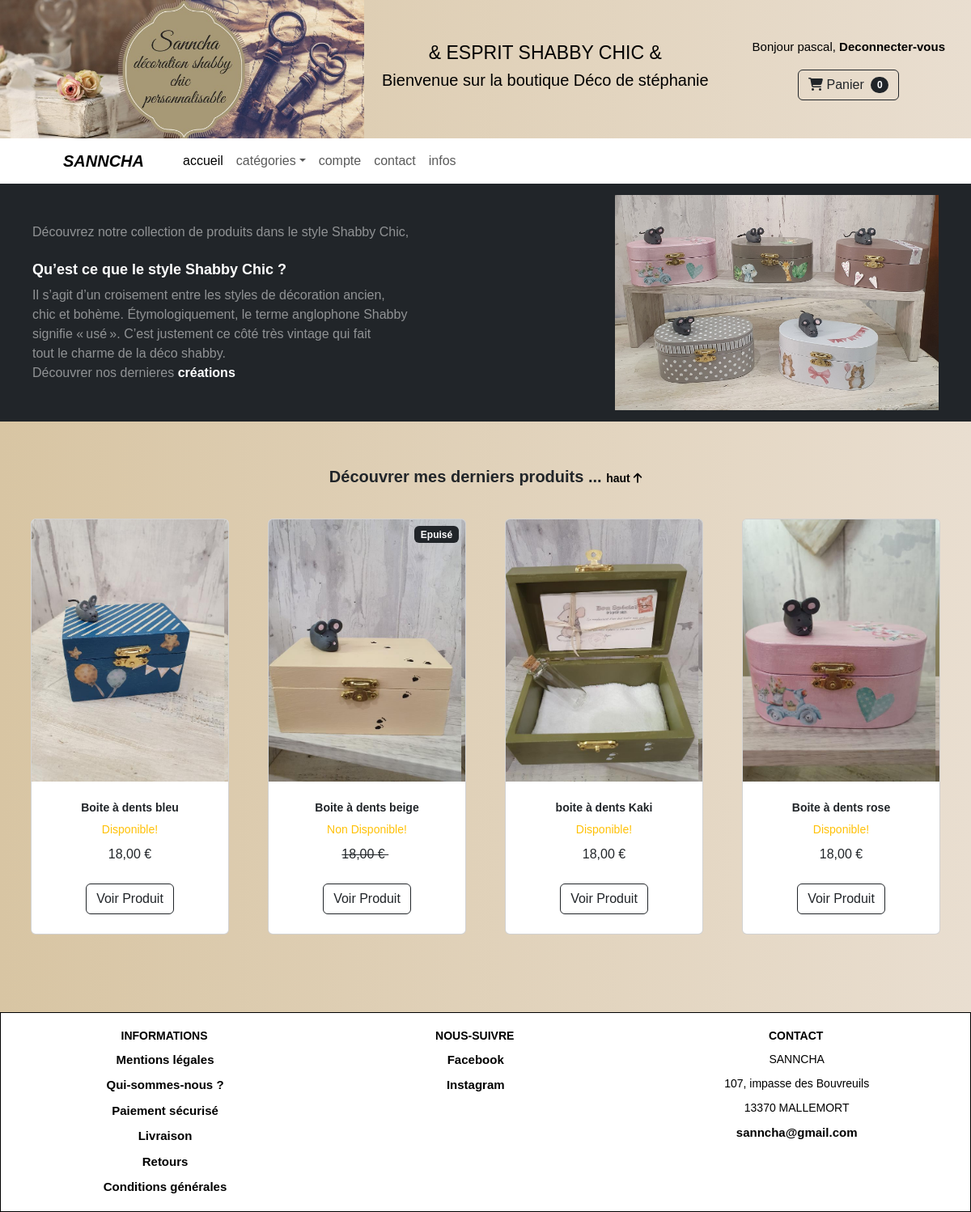
Screenshot of /store/ (signed in) with the database file from the repository.
### product/models.py (models this page shows, shortened)
class Product(models.Model):
	category = models.ForeignKey(
			Category,
			related_name="products",
			on_delete=models.CASCADE,
	)
	name = models.CharField(max_length=150)
	slug = models.SlugField(max_length=150)
	image = models.ImageField(upload_to='uploads/product/', blank=True)
	description = models.CharField(max_length=250, default='', blank=True, null=True)
	price = models.DecimalField(default=0, decimal_places=2, max_digits=6)
	available = models.BooleanField(default=True)
	created = models.DateTimeField(auto_now_add=True)
	updated = models.DateTimeField(auto_now=True)
	quantity = models.IntegerField(default=0)
	max_width = 800

### store/views.py (the view)
# urls.py: path("", home, name="home"),
def home(request):
	products = Product.objects.all()[:4]
	for prod in products:
		print(prod.image)
	return render(request, 'store/home.html', {"products": products})

### cart/cart.py (called while the page is built)
	def __len__(self):
		return sum(item['quantity'] for item in self.cart.values())

### cart/context_processors.py (called while the page is built)
def cart(request):
	return {'cart': Cart(request)}

### store/templates/store/home.html (shortened to what this page needs)
{% extends 'base.html' %}
{% load static %}
{% block css %}
    <link rel="stylesheet"
          type="text/css"
          href="{% static 'css/style.css' %}">
{% endblock css %}
{% block content %}
        <div class="home-info">
            <header class="bg-dark py-1">
                <div class="container">
                    <div class="text-left" style="color: white;">
                        <p class="lead fw-normal text-white-50 mb-0" style="font-size: 16px;">Découvrez notre collection de produits dans le style Shabby Chic,</p><br/>
                        <h3>Qu’est ce que le style Shabby Chic ?</h3>
                        <p class="lead fw-normal text-white-50 mb-0" style="font-size: 16px;">Il s’agit d’un croisement entre les styles de décoration ancien,</p>
                        <p class="lead fw-normal text-white-50 mb-0" style="font-size: 16px;">chic et bohème. Étymologiquement, le terme anglophone Shabby</p>
                        <p class="lead fw-normal text-white-50 mb-0" style="font-size: 16px;">signifie « usé ». C’est justement ce côté très vintage qui fait</p>
                        <p class="lead fw-normal text-white-50 mb-0" style="font-size: 16px;">tout le charme de la déco shabby.</p>
                        <p class="lead fw-normal text-white-50 mb-0" style="font-size: 16px;">Découvrer nos dernieres <a href="#new-prod" style="color: white;">créations</a></p>
                    </div>
                    <div class="text-right text-white">
                        <img src="{% static 'assets/photo_index1.jpg' %}">
                    </div>
                </div>
            </header>
        </div>
        <div id="new-prod">
            <section class="py-5">
                <div class="container px-2 px-lg-2 mt-2">
                    <h2 style="text-align: center; font-weight: 600; margin-bottom: 40px;">
                        Découvrer mes derniers produits ...
                        <a href="#navbar" style="font-size: 14px;">  haut <i class="fa-solid fa-arrow-up"></i></a>
                    </h2>
                    <div class="row gx-4 gx-lg-5 row-cols-2 row-cols-md-3 row-cols-xl-4 justify-content-center">
                    {% for product in products %}
                        {% if not product.available %}
                        <div class="col mb-5">
                            <div class="card h-100">
                                <div class="badge bg-dark text-white position-absolute" style="top: 0.5rem; right: 0.5rem">Epuisé</div>
                                {% if product.image %}
                                    <img class="card-img-top" src="{{ product.image.url }}">
                                {% else %}
                                    <img class="card-img-top" src="{% static 'assets/no_image.png' %}" alt="">
                                {% endif %}
                                <div class="card-body p-4">
                                    <div class="text-center">
                                        <h5 class="fw-bolder">{{ product.name }}</h5>
                                        <div class="d-flex justify-content-center small text-warning mb-2">
                                            &nbsp;&nbsp;Non Disponible!&nbsp;&nbsp;
                                        </div>
                                        <strike>
                                        {{ product.price }} €
                                        </strike>
                                    </div>
                                </div>
                                <div class="card-footer p-4 pt-0 border-top-0 bg-transparent">
                                    <div class="text-center">
                                        <a class="btn btn-outline-dark mt-auto" href="{% url 'product' product.id  %}#product">Voir Produit</a>
                                    </div>
                                </div>
                            </div>
                        </div>
                        {% else %}
                    <div class="col mb-5">
                            <div class="card h-100">
                                {% if product.image %}
                                    <img class="card-img-top" src="{{ product.image.url }}">
                                {% else %}
                                    <img class="card-img-top" src="{% static 'assets/no_image.png' %}" alt="">
                                {% endif %}
                                <div class="card-body p-4">
                                    <div class="text-center">
                                        <h5 class="fw-bolder">{{ product.name }}</h5>
                                        <div class="d-flex justify-content-center small text-warning mb-2">
                                            &nbsp;&nbsp;Disponible!&nbsp;&nbsp;
                                        </div>
                                        {{ product.price }} €
                                    </div>
                                </div>
                                <div class="card-footer p-4 pt-0 border-top-0 bg-transparent">
                                    <div class="text-center"><a class="btn btn-outline-dark mt-auto" href="{% url 'product' product.id %}#product">Voir Produit</a></div>
                                </div>
                            </div>
                        </div>
                            {% endif %}
                        {% endfor %}
                </div>
            </section>
        </div>
{% endblock content %}

### store/templates/navbar.html (shortened to what this page needs)
{% load static %}
{% block css %}
    <link rel="stylesheet"
          type="text/css"
          href="{% static 'css/style.css' %}">
{% endblock css %}
<div id="navbar">
    <div class="group">
        <div class="left-section">
            <img src="{% static 'assets/logo.jpg' %}" alt="logo"></image>
        </div>
        <div class="center">
            <div class="text-center">
                <h1>& ESPRIT SHABBY CHIC &</h1>
                <h2>Bienvenue sur la boutique Déco de stéphanie</h2>
            </div>
        </div>
        <div class="right-section">
            <div class="user">
                {% if request.user.is_authenticated %}
                    <p>
                        Bonjour {{ request.user.first_name|default:request.user.username }},
                        <a href='{% url "logout" %}#navbar'>Deconnecter-vous</a>
                    </p>
                {% else %}
                    <p>
                        <a href='{% url "login" %}#nav'>Connecter-vous</a>
                    </p>
                {% endif %}
            </div>
            <form class="d-flex" style="margin-bottom: 20px;">
                <a href="{% url 'cart_detail' %}#nav" class="btn btn-outline-dark"><i class="fa-solid fa-cart-shopping"></i>
                                    Panier
                {% with total_qty=cart|length %}
                <span class="badge bg-dark text-white ms-1 rounded-pill" id="cart_quantity">
                    {% if total_qty > 0 %}
                        {{ total_qty }}
                    {% else %}
                        0
                    {% endif %}
                </span></a>
                {% endwith%}
            </form>
        </div>
    </div>
</div>
<div id="nav">
    <nav class="navbar navbar-expand-lg navbar-light bg-white">
        <div class="container px-4 px-lg-5">
            <a class="navbar-brand" href="{% url 'home' %}" style="font-style: oblique;">SANNCHA</a>
            <div class="collapse navbar-collapse" id="navbarSupportedContent">
                <ul class="navbar-nav me-auto mb-2 mb-lg-0 ms-lg-4">
                    <li class="nav-item"><a class="nav-link active" aria-current="page" href="{% url 'home' %}">accueil</a></li>
                    <li class="nav-item dropdown">
                        <a class="nav-link dropdown-toggle" id="navbarDropdown" href="#" role="button" data-bs-toggle="dropdown" aria-expanded="false">catégories</a>
                    </li>
                    {% if request.user.is_authenticated %}
                        <li class="nav-item"><a class="nav-link" href="{% url 'dashboard' %}#nav">compte</a></li>
                    {% endif %}
                    <li class="nav-item"><a class="nav-link" href="{% url 'contact' %}#nav">contact</a></li>
                    <li class="nav-item"><a class="nav-link" href="">infos</a></li>
                </ul>
            </div>
        </div>
    </nav>
</div>

### static_files/css/style.css (style rules this page uses)
* { padding: 0px; margin: 0px; font-family: Arial, Helvetica, sans-serif; }
body { background: linear-gradient(90deg, #d8c5a3, #e9ded0); padding: 0px; margin: 0px; }
h1 { font-size: 23px; }
h2 { font-size: 20px; }
h3 { font-size: 18px; font-weight: 600; }
h5 { font-size: 14px; font-weight: 600; }
a { text-decoration: none; color: black; font-weight: 600; position: relative; }
a::before { position: absolute; right: 0; left: 0; bottom: 0px; margin: auto; width: 0%; content: ''; color: transparent; background: black; height: 0px; transition: all 0.3sec; }
#navbar { padding: 0%; margin: 0%; color: black; }
#navbar .group { display: flex; width: 100%; flex-wrap: wrap; align-items: stretch; justify-content: space-between; }
#navbar .group .left-section { align-content: first baseline; margin: 0%; padding: 0%; min-width: min-content; max-width: max-content; }
#navbar .group .left-section img { display: block; max-width: 450px; min-width: 250px; }
#navbar .group .center { min-height: min-content; max-height: max-content; margin: 0px; padding: 0px; margin-right: auto; margin-left: auto; align-self: center; }
#navbar .group .center .text-center { text-align: center; }
#navbar .group .right-section { display: flex; flex-wrap: wrap; min-width: min-content; max-width: max-content; justify-content: space-around; height: auto; flex-direction: column; margin-left: auto; margin-right: auto; align-items: center; align-self: center; align-content: center; }
#navbar .group .right-section .user { min-width: min-content; max-width: max-content; height: max-content; padding: 20px 10px 0px 10px; font-size: 15px; }
#navbar .group .right-section .user a { font-size: 15px; }
.home-info { width: 100%; margin-top: 0px; margin-bottom: 0px; }
.home-info .container { width: 95%; display: flex; flex-wrap: wrap; padding: 10px; justify-content: space-between; }
.home-info .container .text-left { align-self: center; }
.home-info .container .text-right { text-align: center; }
.home-info .container .text-right img { display: block; max-width: 400px; min-width: 250px; }

### rows the page displays
Product: image (picture), name "Boite à dents bleu", price "18,00"
Product: image (picture), name "Boite à dents beige", price "18,00"
Product: image (picture), name "boite à dents Kaki", price "18,00"
Product: image (picture), name "Boite à dents rose", price "18,00"

### other values shown
{{ request.user.first_name|default:request.user.username }} "pascal"
